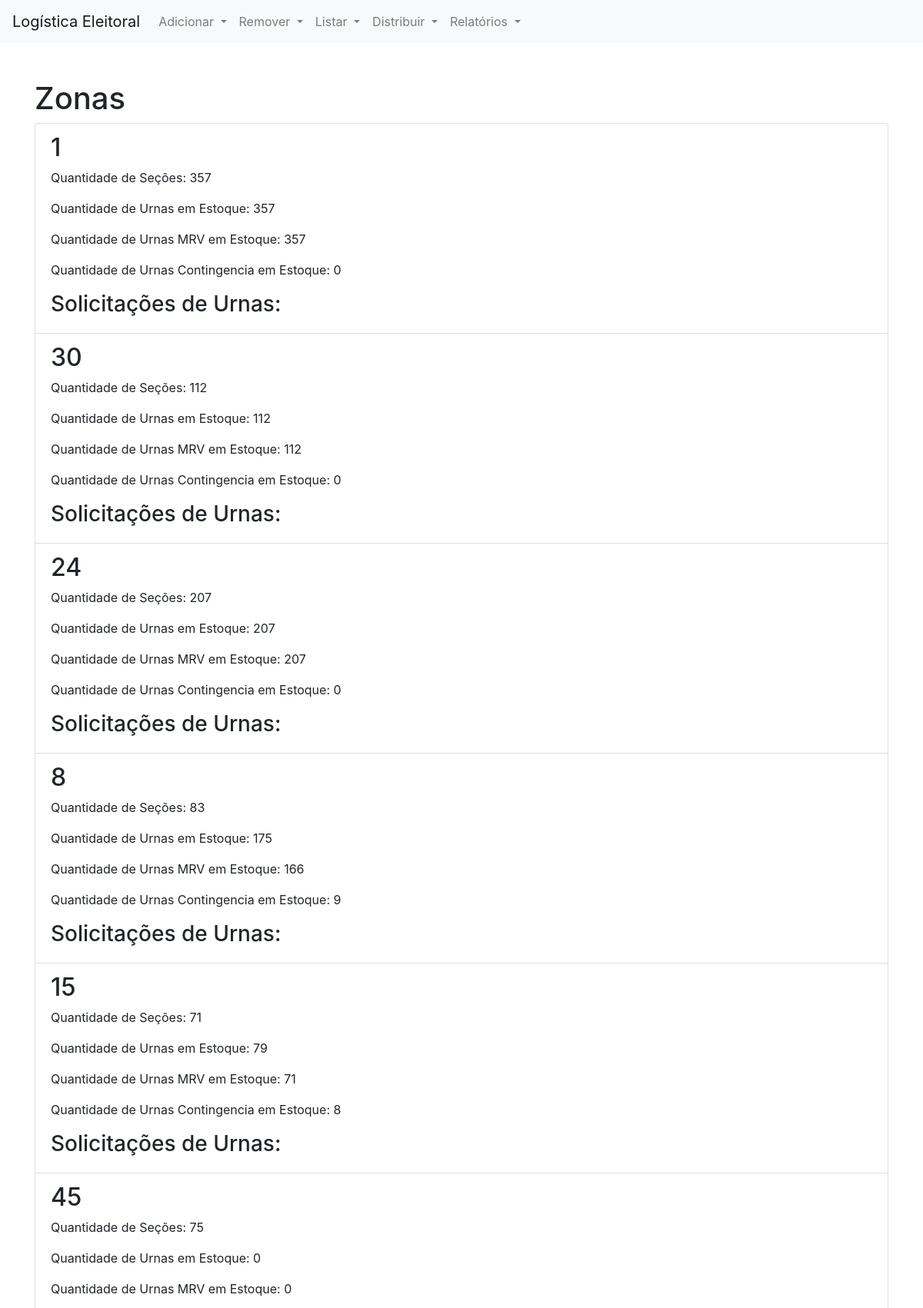
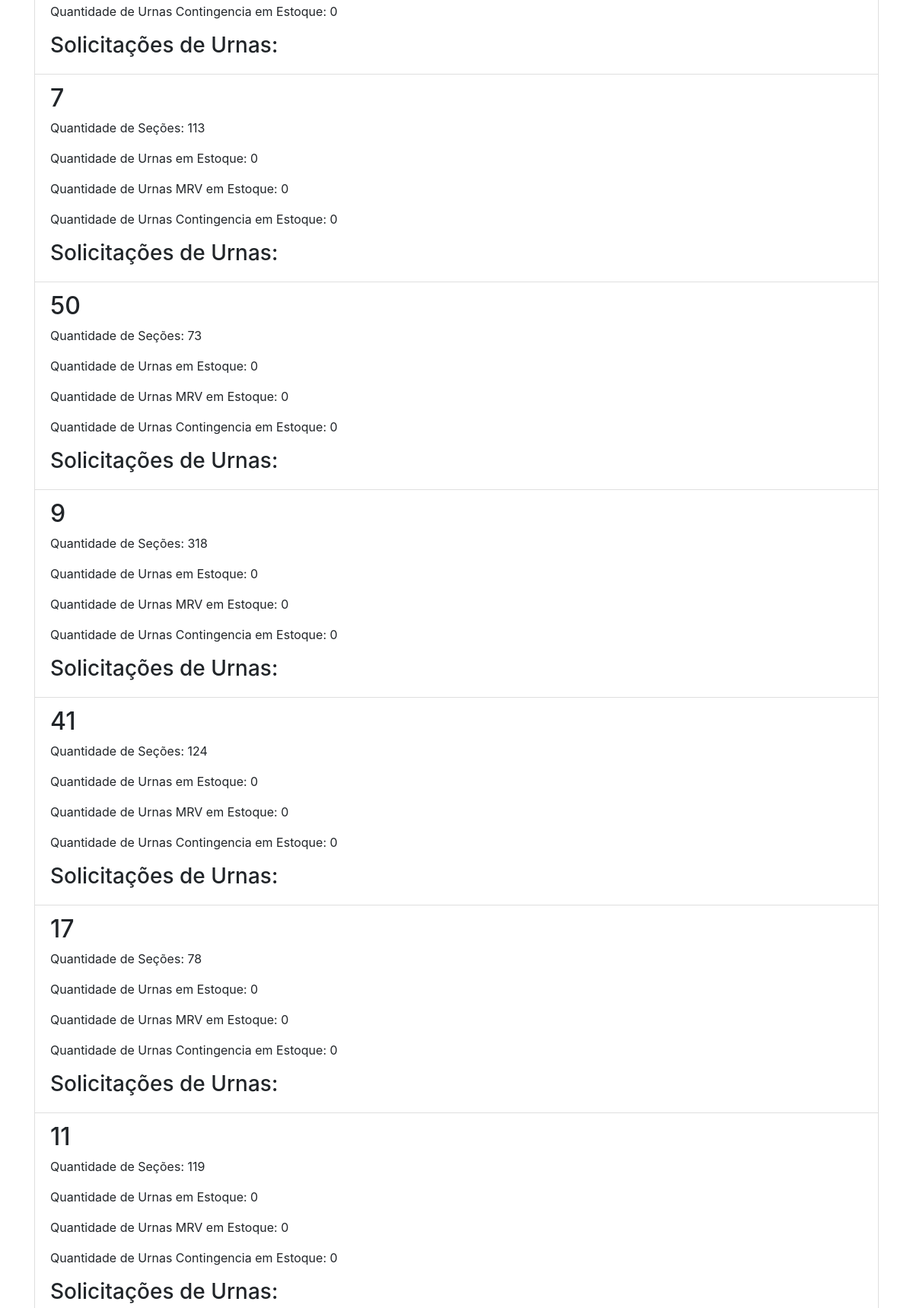
Screenshot of /listar_zonas/ (signed in, upper part) with the database file from the repository (2 pictures, top to bottom).
### logisApp/models.py (models this page shows, shortened)
class ZonaEleitoral(models.Model):
    nome = models.CharField(max_length=100, null=True)
    qtdSecoes = models.IntegerField(default=0, null=True)
    qtdUrnasEstoque = models.IntegerField(default=0, null=True)
    qtdUrnasMRV = models.IntegerField(default=0, null=True)
    qtdUrnasCont = models.IntegerField(default=0,null=True)

### logisApp/views/CrudViews.py (the view)
# urls.py: path('listar_zonas/', CrudViews.listar_zonas, name='listar_zonas'),
@login_required
def listar_zonas(request):
    zonas = ZonaEleitoral.objects.all()
    urnas = Urna.objects.all()
    context = {
        'zonas': zonas,
        'urnas': urnas,
    }
    return render(request, 'logisApp/listar_zonas.html', context)

### logisApp/templates/logisApp/listar_zonas.html (shortened to what this page needs)
{% extends 'logisApp/base.html' %}
{% block content %}
<h1>Zonas</h1>
<ul class="list-group">
    {% for zona in zonas %}
        <li class="list-group-item">
            <h2>{{ zona.nome }}</h2>
            <p>Quantidade de Seções: {{ zona.qtdSecoes }}</p>
            <p>Quantidade de Urnas em Estoque: {{ zona.qtdUrnasEstoque }}</p>
            <p>Quantidade de Urnas MRV em Estoque: {{ zona.qtdUrnasMRV }}</p>
            <p>Quantidade de Urnas Contingencia em Estoque: {{ zona.qtdUrnasCont }}</p>
            <h3>Solicitações de Urnas:</h3>
        </li>
    {% endfor %}
</ul>
{% endblock %}

### rows the page displays
ZonaEleitoral: nome "1", qtdSecoes "357", qtdUrnasEstoque "357", qtdUrnasMRV "357", qtdUrnasCont "0"
ZonaEleitoral: nome "30", qtdSecoes "112", qtdUrnasEstoque "112", qtdUrnasMRV "112", qtdUrnasCont "0"
ZonaEleitoral: nome "24", qtdSecoes "207", qtdUrnasEstoque "207", qtdUrnasMRV "207", qtdUrnasCont "0"
ZonaEleitoral: nome "8", qtdSecoes "83", qtdUrnasEstoque "175", qtdUrnasMRV "166", qtdUrnasCont "9"
ZonaEleitoral: nome "15", qtdSecoes "71", qtdUrnasEstoque "79", qtdUrnasMRV "71", qtdUrnasCont "8"
ZonaEleitoral: nome "45", qtdSecoes "75", qtdUrnasEstoque "0", qtdUrnasMRV "0", qtdUrnasCont "0"
ZonaEleitoral: nome "7", qtdSecoes "113", qtdUrnasEstoque "0", qtdUrnasMRV "0", qtdUrnasCont "0"
ZonaEleitoral: nome "50", qtdSecoes "73", qtdUrnasEstoque "0", qtdUrnasMRV "0", qtdUrnasCont "0"
ZonaEleitoral: nome "9", qtdSecoes "318", qtdUrnasEstoque "0", qtdUrnasMRV "0", qtdUrnasCont "0"
ZonaEleitoral: nome "41", qtdSecoes "124", qtdUrnasEstoque "0", qtdUrnasMRV "0", qtdUrnasCont "0"
ZonaEleitoral: nome "17", qtdSecoes "78", qtdUrnasEstoque "0", qtdUrnasMRV "0", qtdUrnasCont "0"
ZonaEleitoral: nome "11", qtdSecoes "119", qtdUrnasEstoque "0", qtdUrnasMRV "0", qtdUrnasCont "0"
